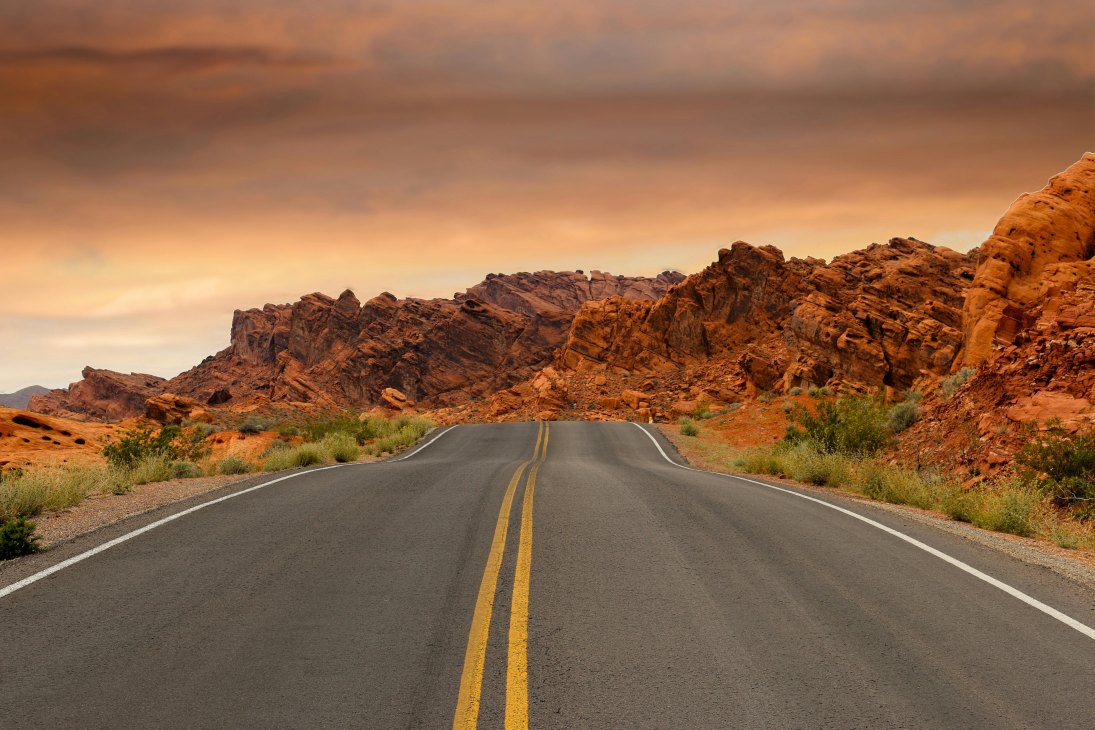
#> input picture road_1.jpg, 5472 x 3648 px (shown at 1/5 size)
$ python loadnpy.py
#> lines starting #> are read from the running program, lines starting #| are printed output that depends on the picture
import matplotlib.pyplot as plt
import numpy as np
import cv2
image = cv2.imread('road_1.jpg')
#> image is the input picture: shape (3648, 5472, 3); mean B, G, R 73.3, 102.1, 139.9
# rows, cols, dim = image.shape
# if rows > 1280 and cols > 720:
image = cv2.resize(image, (1280, 720), interpolation=cv2.INTER_AREA)
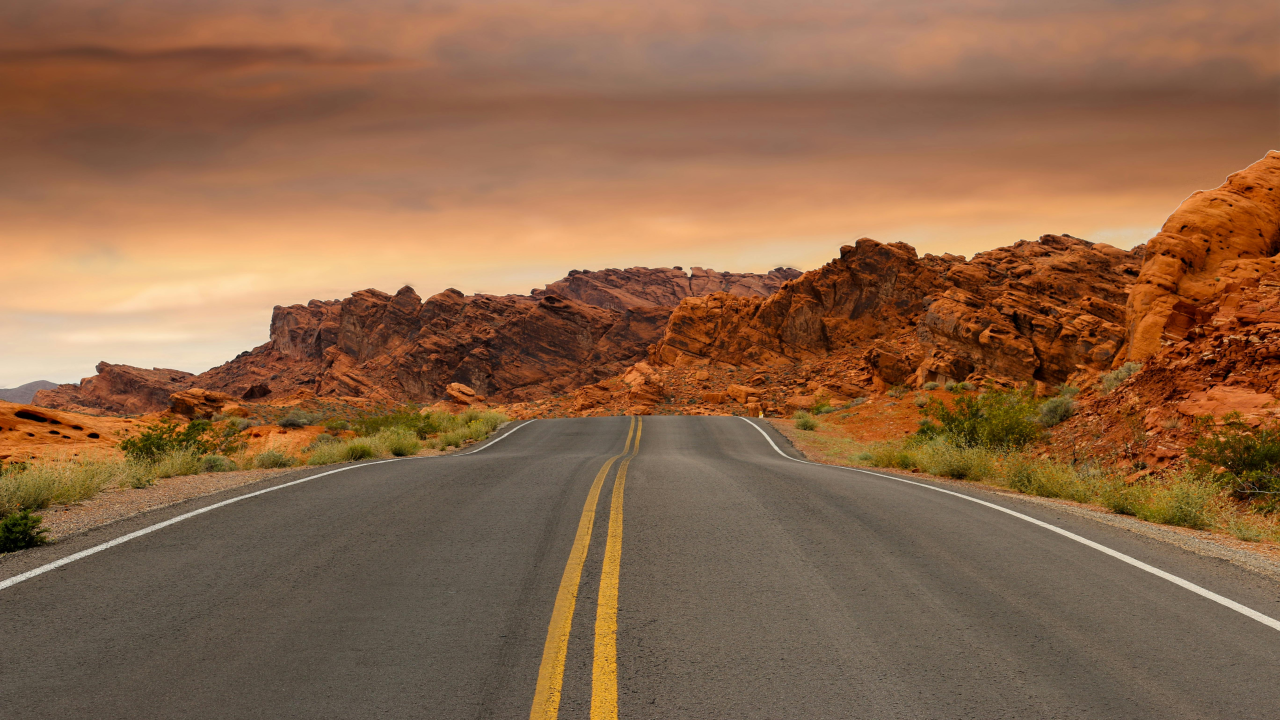
#> image: shape (720, 1280, 3); mean B, G, R 73.3, 102.1, 139.9
rows, cols, dim = image.shape
#> rows = 720; cols = 1280; dim = 3

#> (the run stopped early here; a loop or call above may not have finished)

$ run again, with road_2.jpg copied over road_1.jpg
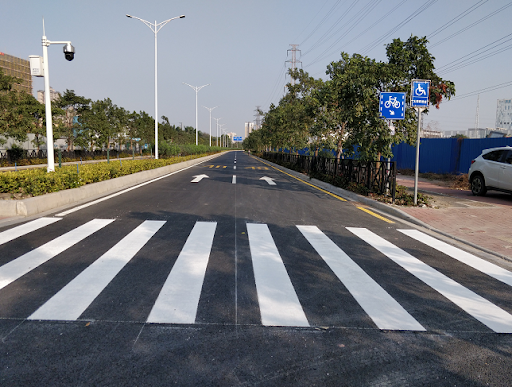
#> input picture road_2.jpg, 512 x 387 px
#> image is the input picture: shape (387, 512, 3); mean B, G, R 119.7, 116.9, 114.4
#> `image = cv2.resize(image, (1280, 720), interpolation=cv2.INTER_AREA)`:
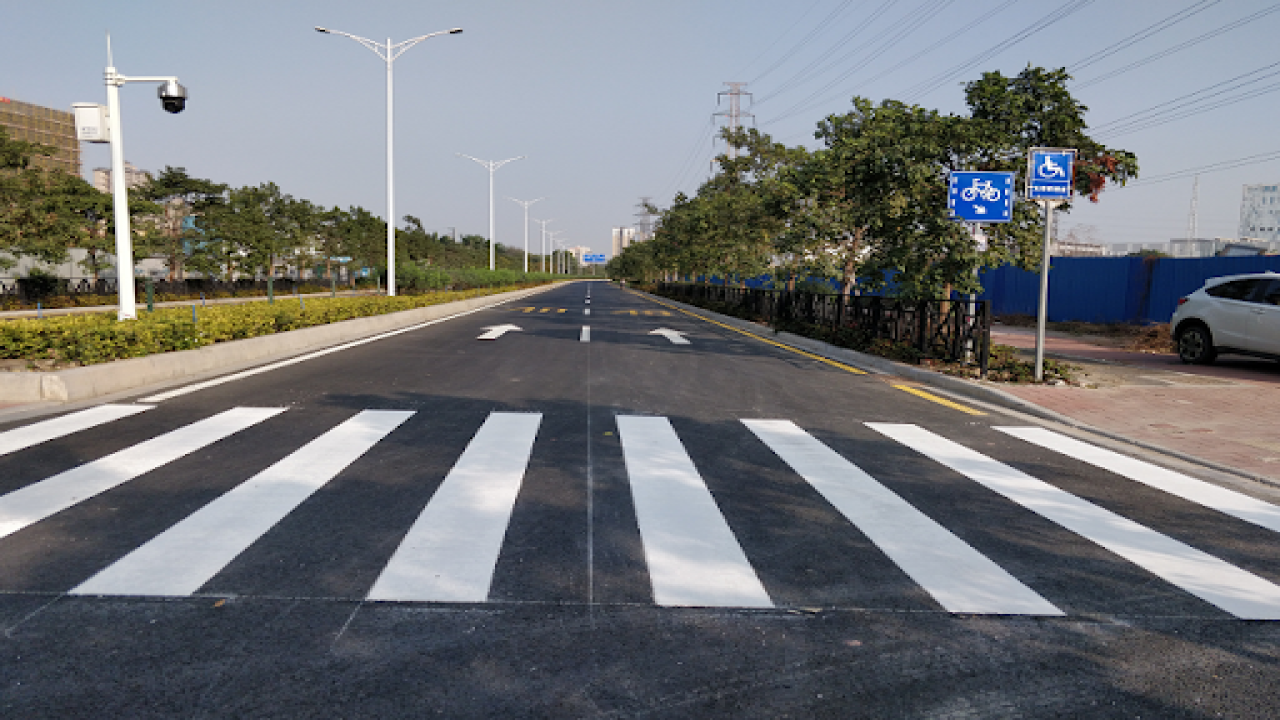
#> image: shape (720, 1280, 3); mean B, G, R 119.7, 116.9, 114.4

$ run again, with road_3.jpg copied over road_1.jpg
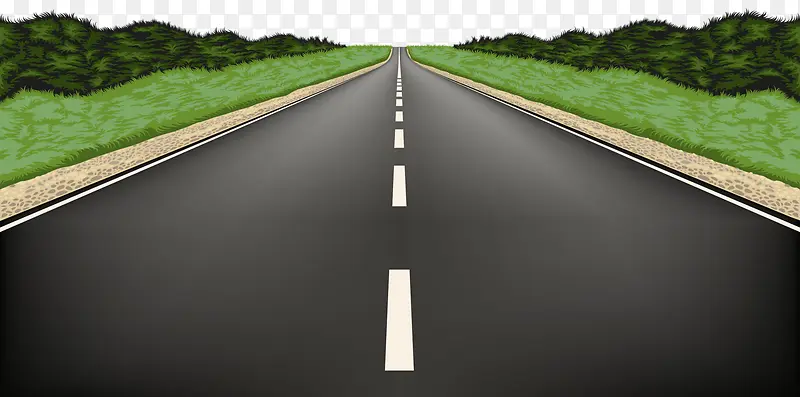
#> input picture road_3.jpg, 800 x 397 px
#> image is the input picture: shape (397, 800, 3); mean B, G, R 79.3, 97.3, 92.4
#> `image = cv2.resize(image, (1280, 720), interpolation=cv2.INTER_AREA)`:
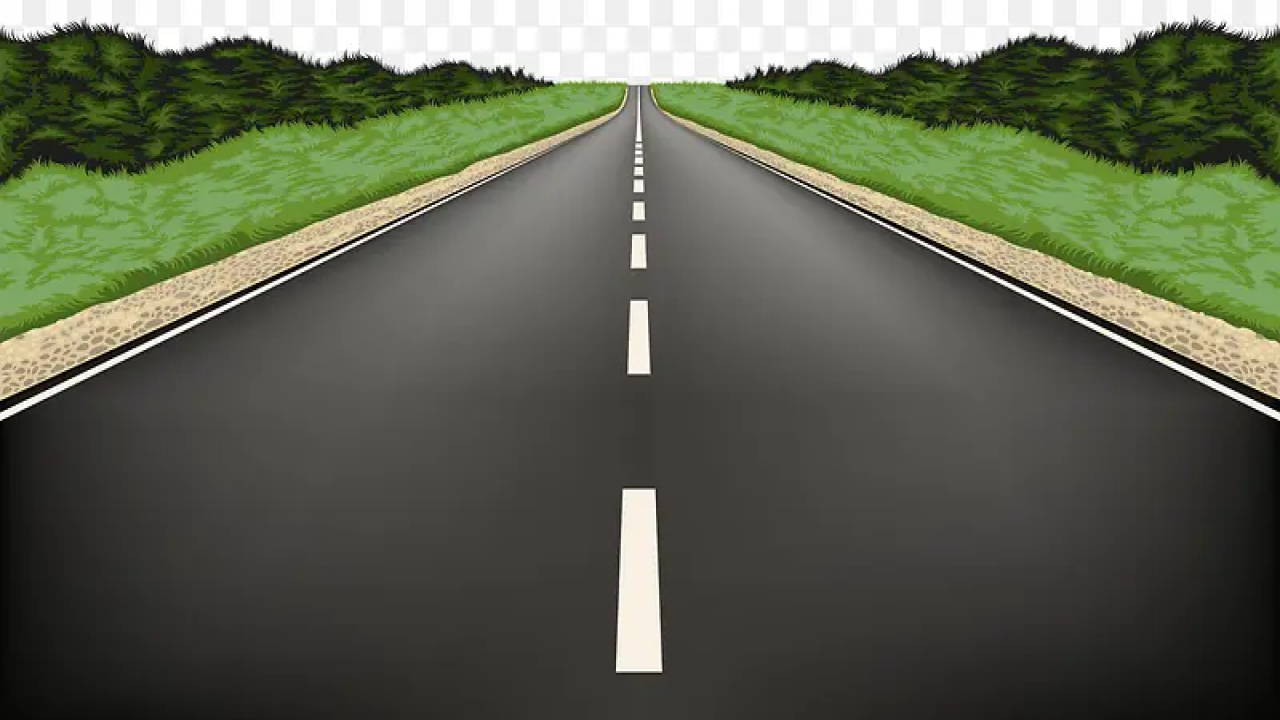
#> image: shape (720, 1280, 3); mean B, G, R 79.3, 97.2, 92.4

$ run again, with road_4.jpg copied over road_1.jpg
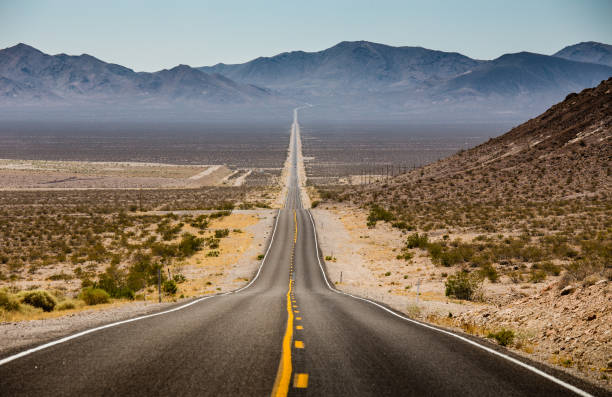
#> input picture road_4.jpg, 612 x 397 px
#> image is the input picture: shape (397, 612, 3); mean B, G, R 106.1, 118.6, 128.8
#> `image = cv2.resize(image, (1280, 720), interpolation=cv2.INTER_AREA)`:
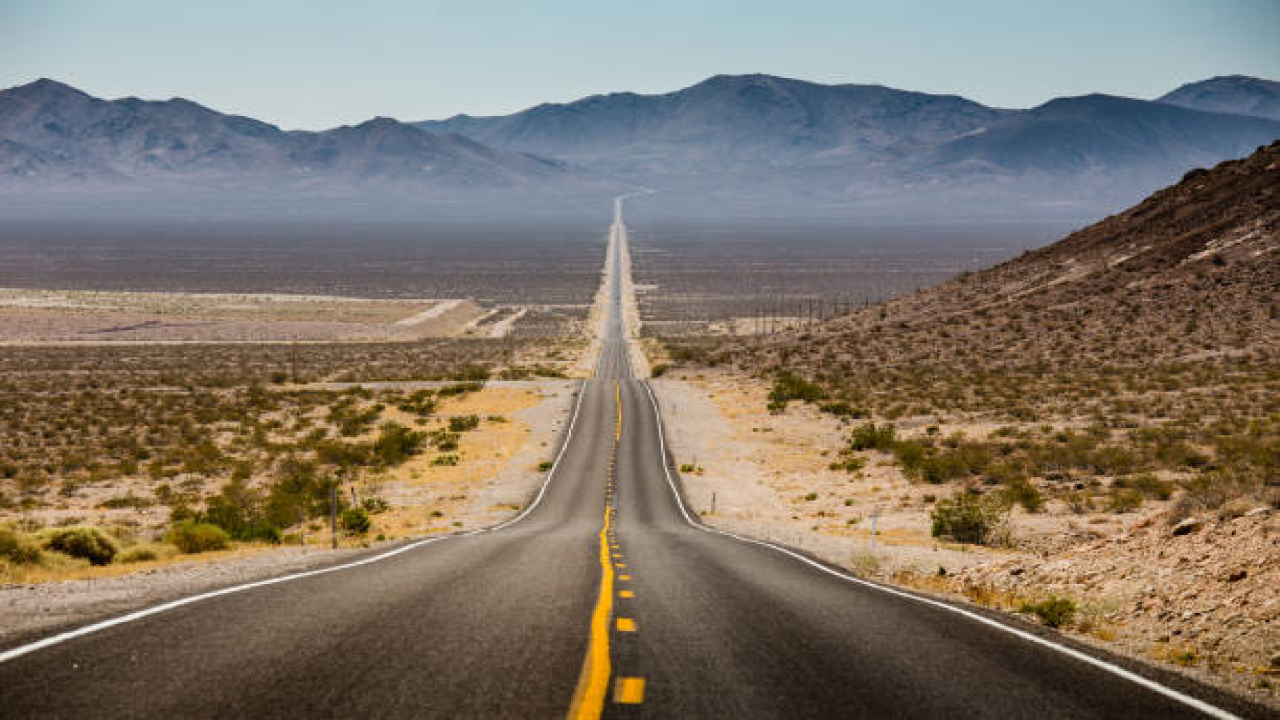
#> image: shape (720, 1280, 3); mean B, G, R 106.1, 118.6, 128.8
